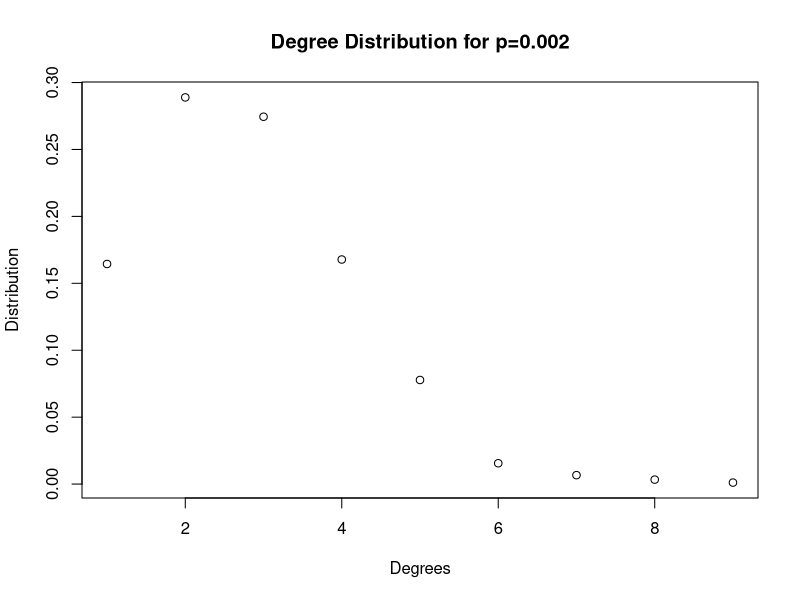
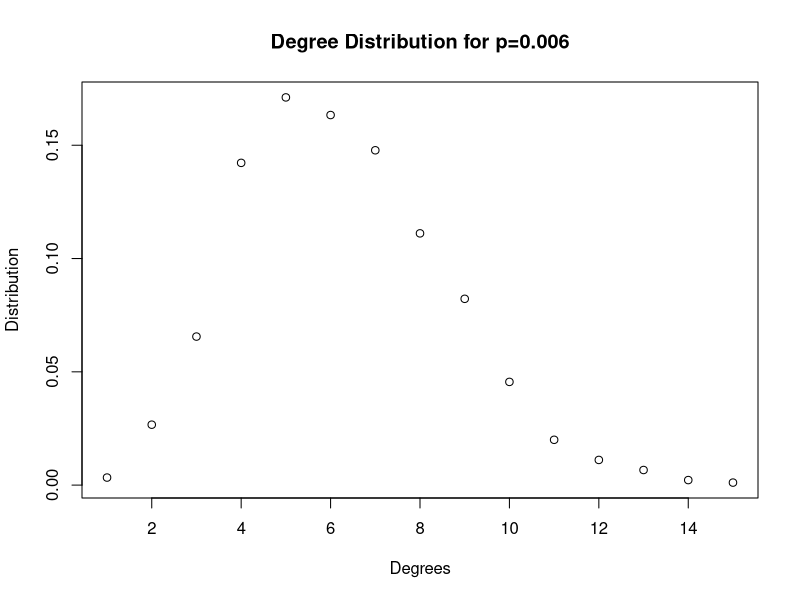
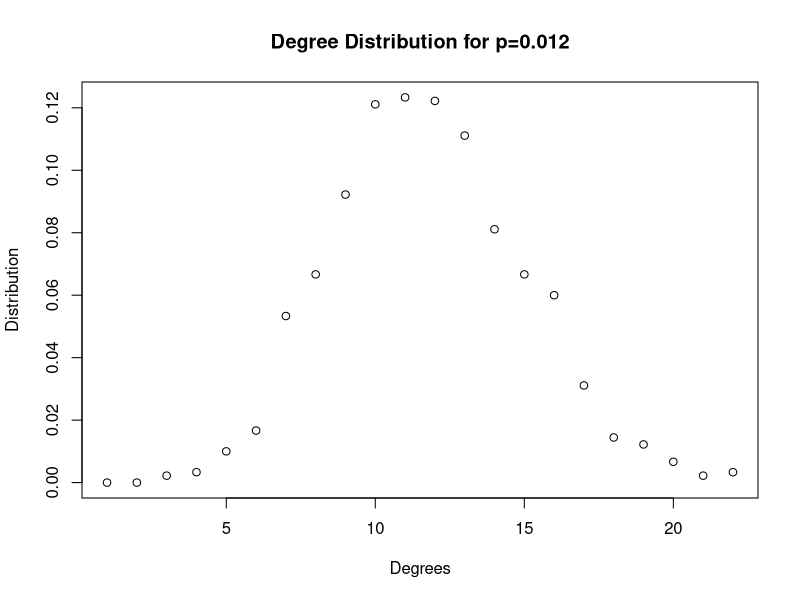
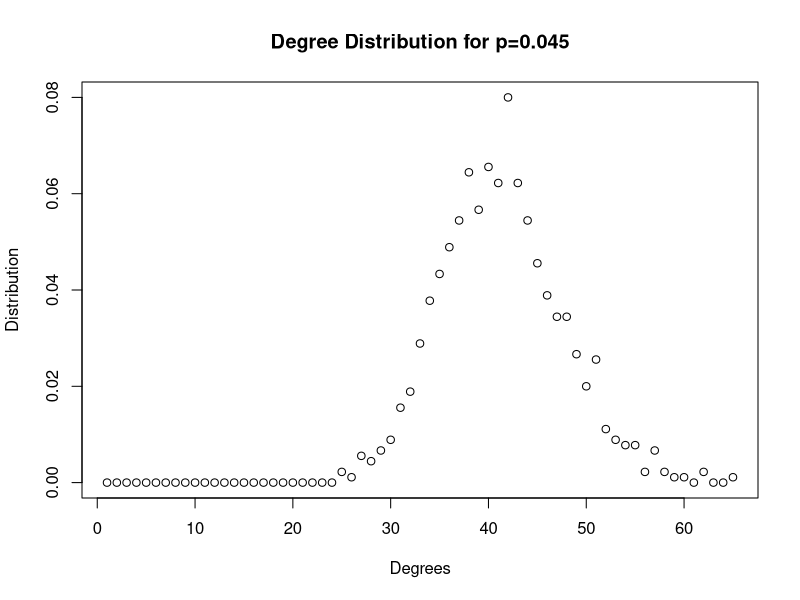
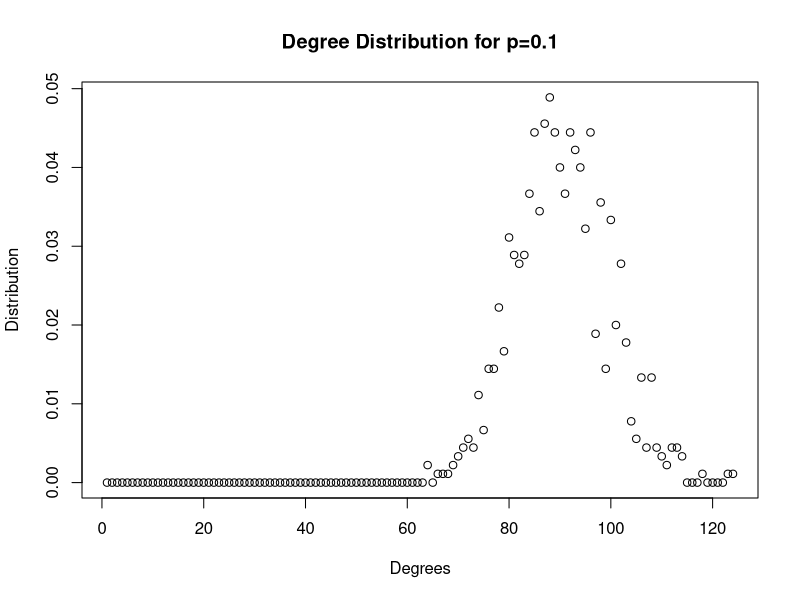
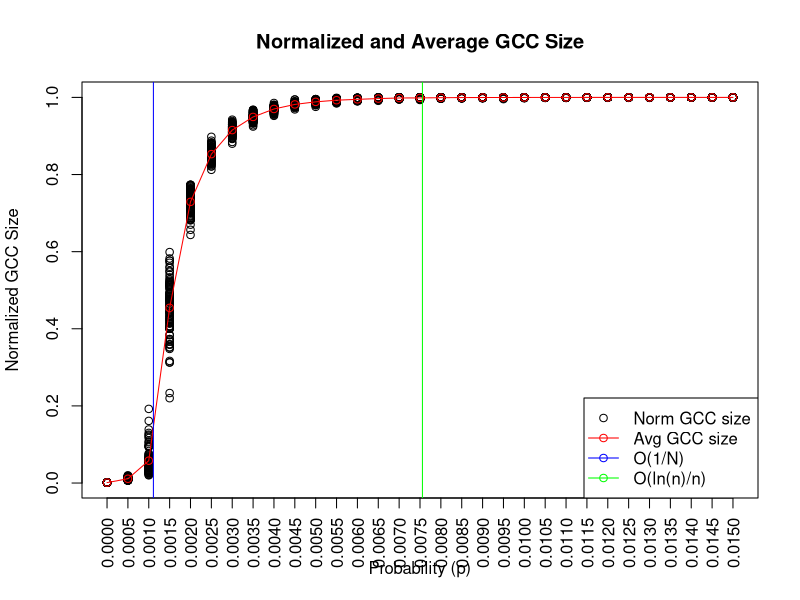
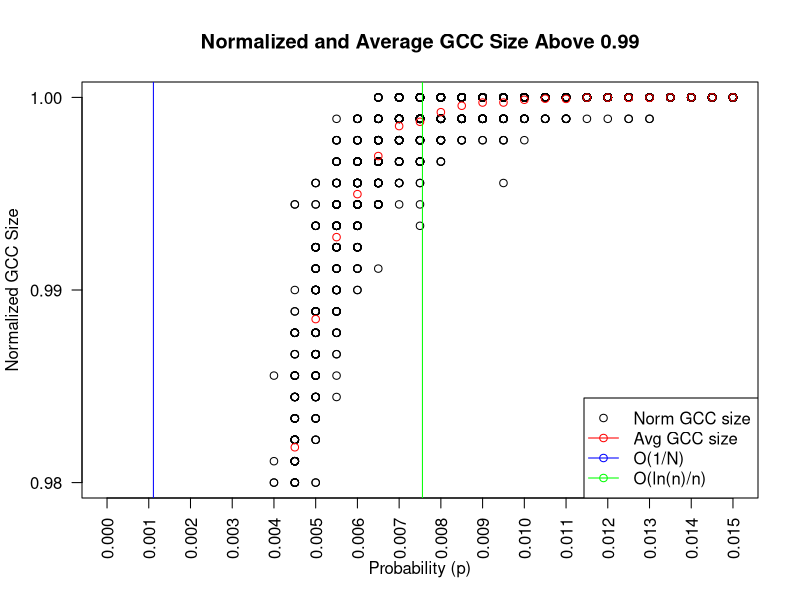
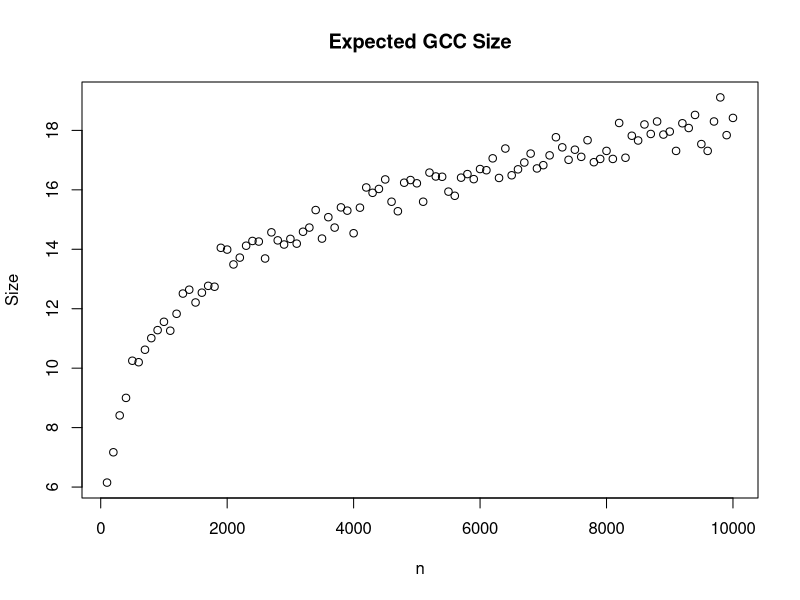

These figures' R source, in order: (Note: a time limit stopped this script after it produced the figures.)
library(igraph)
############
#1a



#create undirected random networks with n=900 nodes and p= 0.002, 0.006, 0.012, 0.045, and 0.1

g002 <- sample_gnp(n=900, p=0.002, directed = FALSE)
g006 <- sample_gnp(n=900, p=0.006, directed = FALSE)
g012 <- sample_gnp(n=900, p=0.012, directed = FALSE)
g045 <- sample_gnp(n=900, p=0.045, directed = FALSE)
g1 <- sample_gnp(n=900, p=0.1, directed = FALSE)

#plot the degree distribution

plot(degree_distribution(g002), main="Degree Distribution for p=0.002", xlab = "Degrees", ylab = "Distribution")
plot(degree_distribution(g006), main="Degree Distribution for p=0.006", xlab = "Degrees", ylab = "Distribution")
plot(degree_distribution(g012), main="Degree Distribution for p=0.012", xlab = "Degrees", ylab = "Distribution")
plot(degree_distribution(g045), main="Degree Distribution for p=0.045", xlab = "Degrees", ylab = "Distribution")
plot(degree_distribution(g1), main="Degree Distribution for p=0.1", xlab = "Degrees", ylab = "Distribution")


#calculate mean and variance and compare to theoretical values

m002 <- mean(degree(g002))
m006 <- mean(degree(g006))
m012 <- mean(degree(g012))
m045 <- mean(degree(g045))
m1 <- mean(degree(g1))

v002 <- var(degree(g002))
v006 <- var(degree(g006)) 
v012 <- var(degree(g012))
v045 <- var(degree(g045))
v1 <- var(degree(g1))

tm002 <- 899*0.002
tm006 <- 899*0.006
tm012 <- 899*0.012
tm045 <- 899*0.045
tm1 <- 899*0.1

tv002 <- tm002*0.998
tv006 <- tm006*0.994
tv012 <- tm012*0.988
tv045 <- tm045*0.955
tv1 <- tm1*0.9

df <- data.frame(p = c('0.002', '0.006', '0.012', '0.045', '0.1'),
                 Mean = c(m002, m006, m012, m045, m1),
                 Theoretical_Mean = c(tm002, tm006, tm012, tm045, tm1),
                 Variance = c(v002, v006, v012, v045, v1),
                 Theoretical_Variance = c(tv002, tv006, tv012, tv045, tv1))

print(df)

##############
#1b

#are all random instances connected?

check_connected = function (prob) {
  for (i in 1:100) {
    if (!is_connected(sample_gnp(n=900, p=prob, directed=F))) {
      print("Not connected")
      break
    }
  }
}

check_connected(0.002)
check_connected(0.006)
check_connected(0.012)
check_connected(0.045)
check_connected(0.1)

#calculate probability that it is connected

probs = c(0.002, 0.006, 0.012, 0.045, 0.1)
for (p in probs){
  x <- 0
  for (i in 1:100) {
    g <- sample_gnp(n=900, p=p, directed = FALSE)
    if (is_connected(g)){
      x <- x+1
    }
  }
  print(x/100)
}

#find one instance of GCC and its diameter
for (p in probs){
  for (i in 1:100) {
    g <- sample_gnp(n=900, p=p, directed = FALSE)
    if (!is_connected(g)){
      print(diameter(largest_component(g)))
      break
    }
  }
  print(diameter(largest_component(g)))
}

#1ci
#x_val <- c(0, 0.0005, 0.001, 0.0015, 0.002, 0.0025, 0.003, 0.0035, 0.004, 0.0045, 0.005, 0.0055, 0.006, 0.0065, 0.007, 0.0075, 0.008, 0.0085, 0.009, 0.0095, 0.01, 0.0105, 0.011, 0.0115, 0.012, 0.0125, 0.013, 0.0135, 0.014, 0.0145, 0.015)
x_val <- c(seq(from=0, to=0.015, by=0.0005))
a <- 0
y <- 0
gccx <- vector(mode = 'list', length = 3000)
gccy <- vector(mode = 'list', length = 3000)
gcc_avg <- vector(mode = 'list', length = 31)
for (p in seq(from = 0, to = 0.015, by = 0.0005)) {
  a <- a + 1
  x <- 0
  avg <- 0
  for (i in 1:100){
    y <- y + 1
    g <- sample_gnp(900, p, directed = FALSE)
    if (is_connected(g)){
      x <- x + 1
      z <- 1
    }
    else{
      z <- (components(largest_component(g))$csize)/900
    }
    gccx[[y]] <- p
    gccy[[y]] <- z
    avg <- avg + z
  }
  gcc_avg[[a]] <- avg/100
}

plot(x=gccx, y=gccy, main = "Normalized and Average GCC Size", xlab = "Probability (p)", ylab = "Normalized GCC Size", xaxt="n")
lines(x_val, gcc_avg, col = "red")
points(x_val, gcc_avg, col = "red", pch = 1)
axis(1, at = seq(0, 0.015, by = 0.0005), las = 2)
abline(v=(1/900), col="blue")
abline(v=(log(900)/900), col="green")
legend(x="bottomright", legend=c("Norm GCC size", "Avg GCC size", "O(1/N)", "O(ln(n)/n)"), col = c("black", "red", "blue", "green"), lwd = 1, lty = c(NA, 1, 1, 1), pch=1)

#1cii
plot(x=gccx, y=gccy, ylim=c(0.98, 1), xaxt = "n", yaxt="n", main = "Normalized and Average GCC Size Above 0.99", xlab = "Probability (p)", ylab = "Normalized GCC Size")
axis(1, at = seq(0, 0.015, by = 0.001), las = 2)
axis(2, at = seq(0.98, 1, by =0.01), las = 2)
points(x_val, gcc_avg, col="red")
abline(v=(1/900), col="blue")
abline(v=(log(900)/900), col="green")
legend(x="bottomright", legend=c("Norm GCC size", "Avg GCC size", "O(1/N)", "O(ln(n)/n)"), col = c("black", "red", "blue", "green"), lwd = 1, lty = c(NA, 1, 1, 1), pch=1)


#1di
n_array <- vector(mode='list', length = 100)
p1 <- 0
j <- 0
size_array <- vector(mode = 'list', length = 100)
for (n in seq(100, 10000, by=100)) {
  j <- j + 1
  p1 <- 0.5/n
  n_array[[j]] <- n
  gcc_sum <- 0
  for (i in 1:100){
    g <- sample_gnp(n, p1)
    gcc_sum <- gcc_sum + components(largest_component(g))$csize
  }
  size_array[[j]] <- gcc_sum/100
}

plot(x = n_array, y = size_array, main = "Expected GCC Size", xlab = "n", ylab = "Size")

#1dii
n_arrayii <- vector(mode='list', length = 100)
p1 <- 0
j <- 0
size_arrayii <- vector(mode = 'list', length = 100)
for (n in seq(100, 10000, by=100)) {
  j <- j + 1
  p1 <- 1/n
  n_arrayii[[j]] <- n
  gcc_sum <- 0
  for (i in 1:100){
    g <- sample_gnp(n, p1)
    gcc_sum <- gcc_sum + components(largest_component(g))$csize
  }
  size_arrayii[[j]] <- gcc_sum/100
}
plot(x = n_arrayii, y = size_arrayii, main = "Expected GCC Size", xlab = "n", ylab = "Size")


#1diii
n_array1 <- vector(mode='list', length = 100)
p1 <- 0
j <- 0
size_array1 <- vector(mode = 'list', length = 100)
size_array2 <- vector(mode = 'list', length = 100)
size_array3 <- vector(mode = 'list', length = 100)
for (n in seq(100,10000, by = 100)) {
  j <- j + 1
  p1 <- 1.15/n
  p2 <- 1.25/n
  p3 <- 1.35/n
  n_array1[[j]] <- n
  gcc_sum1 <- 0
  gcc_sum2 <- 0
  gcc_sum3 <- 0
  for (i in 1:100){
    g1 <- sample_gnp(n, p1)
    gcc_sum1 <- gcc_sum1 + components(largest_component(g1))$csize
    g2 <- sample_gnp(n, p2)
    gcc_sum2 <- gcc_sum2 + components(largest_component(g2))$csize
    g3 <- sample_gnp(n, p3)
    gcc_sum3 <- gcc_sum3 + components(largest_component(g3))$csize
  }
  size_array1[[j]] <- gcc_sum1/100
  size_array2[[j]] <- gcc_sum2/100
  size_array3[[j]] <- gcc_sum3/100
}

plot(x = n_array1, y = size_array1, main = "Expected GCC Size", xlab = "n", ylab = "Size")
points(x=n_array1, y=size_array2, col="red", pch = 2)
points(x=n_array1, y=size_array3, col="blue", pch = 5)
legend(x="bottomright", legend = c("c=1.15", "c=1.25", "c=1.35"), col=c("black", "red", "blue"), pch = c(1, 2, 5))
